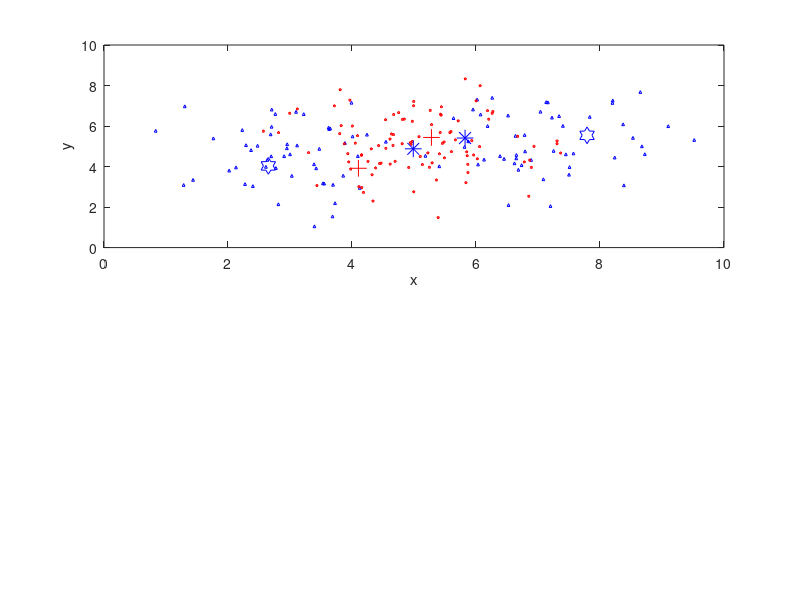

Reproduce this figure in MATLAB. (Note: this script raises an error after producing the figure.)
load('data_lvq_A') % matA
load('data_lvq_B') % matB

close all
subplot(2,1,1)
plot(matA(:,1),matA(:,2), 'b^', 'markersize', 2);
hold on;
plot(matB(:,1),matB(:,2), 'rp', 'markersize', 2);
xlabel('x'); ylabel('y');

data = [matA ; matB];
data_labels = (floor( (0:length(data)-1) * 2 / length(data))).';
data = [data data_labels];

% The prototypes
w_A = 2;
w_B = 2;
w = zeros(w_A + w_B, ndims(data)+1);

eta = 0.01;
nrEpochs = 500;

E_1 = zeros(1,nrEpochs);
E_2 = zeros(1,nrEpochs);

% Randomly initialize the prototypes between the minimum and maximum values
% last value being their class
for i = 1 : size(w,1)
    if i <= w_A
        w(i,:) = [mean(matA) + rand()*2*std(matA)-std(matA) 0];
    else
        w(i,:) = [mean(matB) + rand()*2*std(matB)-std(matB) 1];
    end
end

plot(w(1:w_A,1), w(1:w_A,2), 'b*', 'markersize', 12);
plot(w(w_A+1:size(w,1),1), w(w_A+1:size(w,1),2), 'r+', 'markersize', 12);

for epoch = 1:nrEpochs
    % Training
    for point = 1 : size(data,1)
         % Find the row with the nearest prototype
        rowMin = find(pdist2(data(point,1:2), w(:,1:2)) == min(pdist2(data(point,1:2), w(:,1:2))),1);
        % If the classes of the data point and the nearest prototype are the same
        if w(rowMin,end) == data(point, end)
            % Move the row closer to the data point
            w(rowMin,1:2) = w(rowMin,1:2) + eta * (data(point,1:2) - w(rowMin,1:2));
        else
            w(rowMin,1:2) = w(rowMin,1:2) - eta * (data(point,1:2) - w(rowMin,1:2));
        end
    end
       
    % Testing
    for point = 1 : size(data,1)
        % Find the row with the nearest prototype
        rowMin = find(pdist2(data(point,1:2), w(:,1:2)) == min(pdist2(data(point,1:2), w(:,1:2))),1);
        if w(rowMin,end) ~= data(point, end)
            if point <= size(matA,1)
                E_1(epoch) = E_1(epoch) + 1;
            else
                E_2(epoch) = E_2(epoch) + 1;
            end
        end
    end
    E = E_1 + E_2;
    
    if (epoch > 10 && var(E(:,epoch-4:epoch)) < 0.05)
        E_1(:,epoch+1:end) = [];
        E_2(:,epoch+1:end) = [];
        E(:,epoch+1:end) = [];
        break
    end
end

plot(w(1:w_A,1), w(1:w_A,2), 'bh', 'markersize', 12);
plot(w(w_A+1:size(w,1),1), w(w_A+1:size(w,1),2), 'rP', 'markersize', 12);
lgnd = legend('Set A', 'Set B','Protypes A (init)', 'Protypes B (init)','Protypes A (final)', 'Protypes B (final)');
set(lgnd, 'interpreter','latex', 'fontsize', 15);

subplot(2,1,2)
plot(E_1/200, '--')
hold on;
plot(E_2/200, '-.');
plot(E/200);
legend('Training error Class A', 'Training error Class B', 'Total training Error');
xlabel('Epochs')
ylabel('Training Error rate')
